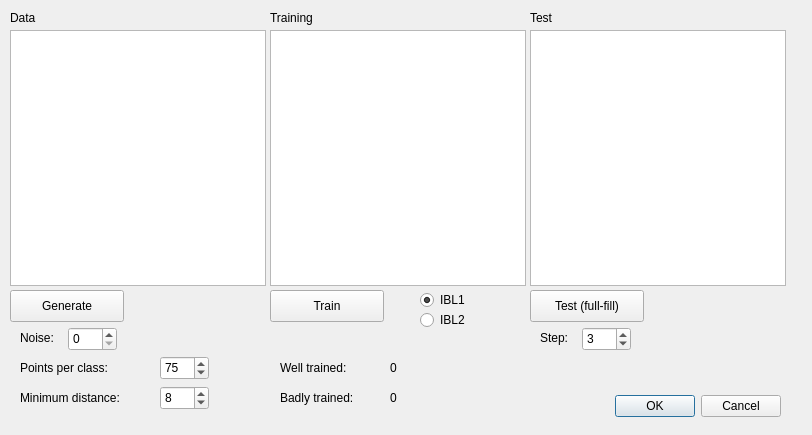
<?xml version="1.0" encoding="UTF-8"?>
<ui version="4.0">
 <class>Dialog</class>
 <widget class="QDialog" name="Dialog">
  <property name="geometry">
   <rect>
    <x>0</x>
    <y>0</y>
    <width>812</width>
    <height>435</height>
   </rect>
  </property>
  <property name="windowTitle">
   <string>IBL</string>
  </property>
  <widget class="QDialogButtonBox" name="buttonBox">
   <property name="geometry">
    <rect>
     <x>440</x>
     <y>390</y>
     <width>341</width>
     <height>32</height>
    </rect>
   </property>
   <property name="orientation">
    <enum>Qt::Horizontal</enum>
   </property>
   <property name="standardButtons">
    <set>QDialogButtonBox::Cancel|QDialogButtonBox::Ok</set>
   </property>
  </widget>
  <widget class="QGraphicsView" name="testGV">
   <property name="geometry">
    <rect>
     <x>530</x>
     <y>30</y>
     <width>256</width>
     <height>256</height>
    </rect>
   </property>
   <property name="verticalScrollBarPolicy">
    <enum>Qt::ScrollBarAlwaysOff</enum>
   </property>
   <property name="horizontalScrollBarPolicy">
    <enum>Qt::ScrollBarAlwaysOff</enum>
   </property>
   <property name="backgroundBrush">
    <brush brushstyle="SolidPattern">
     <color alpha="255">
      <red>0</red>
      <green>0</green>
      <blue>0</blue>
     </color>
    </brush>
   </property>
  </widget>
  <widget class="QPushButton" name="dataBtn">
   <property name="geometry">
    <rect>
     <x>10</x>
     <y>290</y>
     <width>114</width>
     <height>32</height>
    </rect>
   </property>
   <property name="text">
    <string>Generate</string>
   </property>
  </widget>
  <widget class="QGraphicsView" name="trainGV">
   <property name="geometry">
    <rect>
     <x>270</x>
     <y>30</y>
     <width>256</width>
     <height>256</height>
    </rect>
   </property>
   <property name="verticalScrollBarPolicy">
    <enum>Qt::ScrollBarAlwaysOff</enum>
   </property>
   <property name="horizontalScrollBarPolicy">
    <enum>Qt::ScrollBarAlwaysOff</enum>
   </property>
   <property name="backgroundBrush">
    <brush brushstyle="SolidPattern">
     <color alpha="255">
      <red>0</red>
      <green>0</green>
      <blue>0</blue>
     </color>
    </brush>
   </property>
  </widget>
  <widget class="QRadioButton" name="ibl2">
   <property name="geometry">
    <rect>
     <x>420</x>
     <y>310</y>
     <width>102</width>
     <height>20</height>
    </rect>
   </property>
   <property name="text">
    <string>IBL2</string>
   </property>
  </widget>
  <widget class="QPushButton" name="trainBtn">
   <property name="geometry">
    <rect>
     <x>270</x>
     <y>290</y>
     <width>114</width>
     <height>32</height>
    </rect>
   </property>
   <property name="text">
    <string>Train</string>
   </property>
  </widget>
  <widget class="QRadioButton" name="ibl1">
   <property name="geometry">
    <rect>
     <x>420</x>
     <y>290</y>
     <width>102</width>
     <height>20</height>
    </rect>
   </property>
   <property name="text">
    <string>IBL1</string>
   </property>
   <property name="checked">
    <bool>true</bool>
   </property>
  </widget>
  <widget class="QGraphicsView" name="dataGV">
   <property name="geometry">
    <rect>
     <x>10</x>
     <y>30</y>
     <width>256</width>
     <height>256</height>
    </rect>
   </property>
   <property name="autoFillBackground">
    <bool>false</bool>
   </property>
   <property name="verticalScrollBarPolicy">
    <enum>Qt::ScrollBarAlwaysOff</enum>
   </property>
   <property name="horizontalScrollBarPolicy">
    <enum>Qt::ScrollBarAlwaysOff</enum>
   </property>
   <property name="backgroundBrush">
    <brush brushstyle="SolidPattern">
     <color alpha="255">
      <red>0</red>
      <green>0</green>
      <blue>0</blue>
     </color>
    </brush>
   </property>
  </widget>
  <widget class="QLabel" name="label1_3">
   <property name="geometry">
    <rect>
     <x>530</x>
     <y>10</y>
     <width>62</width>
     <height>16</height>
    </rect>
   </property>
   <property name="text">
    <string>Test</string>
   </property>
  </widget>
  <widget class="QLabel" name="label1">
   <property name="geometry">
    <rect>
     <x>10</x>
     <y>10</y>
     <width>62</width>
     <height>16</height>
    </rect>
   </property>
   <property name="text">
    <string>Data</string>
   </property>
  </widget>
  <widget class="QLabel" name="label1_2">
   <property name="geometry">
    <rect>
     <x>270</x>
     <y>10</y>
     <width>62</width>
     <height>16</height>
    </rect>
   </property>
   <property name="text">
    <string>Training</string>
   </property>
  </widget>
  <widget class="QPushButton" name="testBtn">
   <property name="geometry">
    <rect>
     <x>530</x>
     <y>290</y>
     <width>114</width>
     <height>32</height>
    </rect>
   </property>
   <property name="text">
    <string>Test (full-fill)</string>
   </property>
  </widget>
  <widget class="QLabel" name="label">
   <property name="geometry">
    <rect>
     <x>20</x>
     <y>330</y>
     <width>62</width>
     <height>16</height>
    </rect>
   </property>
   <property name="text">
    <string>Noise:</string>
   </property>
  </widget>
  <widget class="QSpinBox" name="noise">
   <property name="geometry">
    <rect>
     <x>68</x>
     <y>327</y>
     <width>49</width>
     <height>24</height>
    </rect>
   </property>
  </widget>
  <widget class="QLabel" name="label_2">
   <property name="geometry">
    <rect>
     <x>280</x>
     <y>360</y>
     <width>81</width>
     <height>16</height>
    </rect>
   </property>
   <property name="text">
    <string>Well trained:</string>
   </property>
  </widget>
  <widget class="QLabel" name="well">
   <property name="geometry">
    <rect>
     <x>390</x>
     <y>360</y>
     <width>62</width>
     <height>16</height>
    </rect>
   </property>
   <property name="text">
    <string>0</string>
   </property>
  </widget>
  <widget class="QLabel" name="label_3">
   <property name="geometry">
    <rect>
     <x>20</x>
     <y>360</y>
     <width>111</width>
     <height>16</height>
    </rect>
   </property>
   <property name="text">
    <string>Points per class:</string>
   </property>
  </widget>
  <widget class="QSpinBox" name="points">
   <property name="geometry">
    <rect>
     <x>160</x>
     <y>356</y>
     <width>49</width>
     <height>24</height>
    </rect>
   </property>
   <property name="minimum">
    <number>1</number>
   </property>
   <property name="maximum">
    <number>300</number>
   </property>
   <property name="value">
    <number>75</number>
   </property>
  </widget>
  <widget class="QSpinBox" name="step">
   <property name="geometry">
    <rect>
     <x>582</x>
     <y>327</y>
     <width>49</width>
     <height>24</height>
    </rect>
   </property>
   <property name="minimum">
    <number>1</number>
   </property>
   <property name="maximum">
    <number>10</number>
   </property>
   <property name="value">
    <number>3</number>
   </property>
  </widget>
  <widget class="QLabel" name="label_4">
   <property name="geometry">
    <rect>
     <x>540</x>
     <y>330</y>
     <width>41</width>
     <height>16</height>
    </rect>
   </property>
   <property name="text">
    <string>Step:</string>
   </property>
  </widget>
  <widget class="QLabel" name="label_5">
   <property name="geometry">
    <rect>
     <x>20</x>
     <y>390</y>
     <width>131</width>
     <height>16</height>
    </rect>
   </property>
   <property name="text">
    <string>Minimum distance:</string>
   </property>
  </widget>
  <widget class="QSpinBox" name="distance">
   <property name="geometry">
    <rect>
     <x>160</x>
     <y>386</y>
     <width>49</width>
     <height>24</height>
    </rect>
   </property>
   <property name="maximum">
    <number>25</number>
   </property>
   <property name="value">
    <number>8</number>
   </property>
  </widget>
  <widget class="QLabel" name="label_6">
   <property name="geometry">
    <rect>
     <x>280</x>
     <y>390</y>
     <width>91</width>
     <height>16</height>
    </rect>
   </property>
   <property name="text">
    <string>Badly trained:</string>
   </property>
  </widget>
  <widget class="QLabel" name="badly">
   <property name="geometry">
    <rect>
     <x>390</x>
     <y>390</y>
     <width>62</width>
     <height>16</height>
    </rect>
   </property>
   <property name="text">
    <string>0</string>
   </property>
  </widget>
 </widget>
 <resources/>
 <connections>
  <connection>
   <sender>buttonBox</sender>
   <signal>accepted()</signal>
   <receiver>Dialog</receiver>
   <slot>accept()</slot>
   <hints>
    <hint type="sourcelabel">
     <x>248</x>
     <y>254</y>
    </hint>
    <hint type="destinationlabel">
     <x>157</x>
     <y>274</y>
    </hint>
   </hints>
  </connection>
  <connection>
   <sender>buttonBox</sender>
   <signal>rejected()</signal>
   <receiver>Dialog</receiver>
   <slot>reject()</slot>
   <hints>
    <hint type="sourcelabel">
     <x>316</x>
     <y>260</y>
    </hint>
    <hint type="destinationlabel">
     <x>286</x>
     <y>274</y>
    </hint>
   </hints>
  </connection>
 </connections>
</ui>
